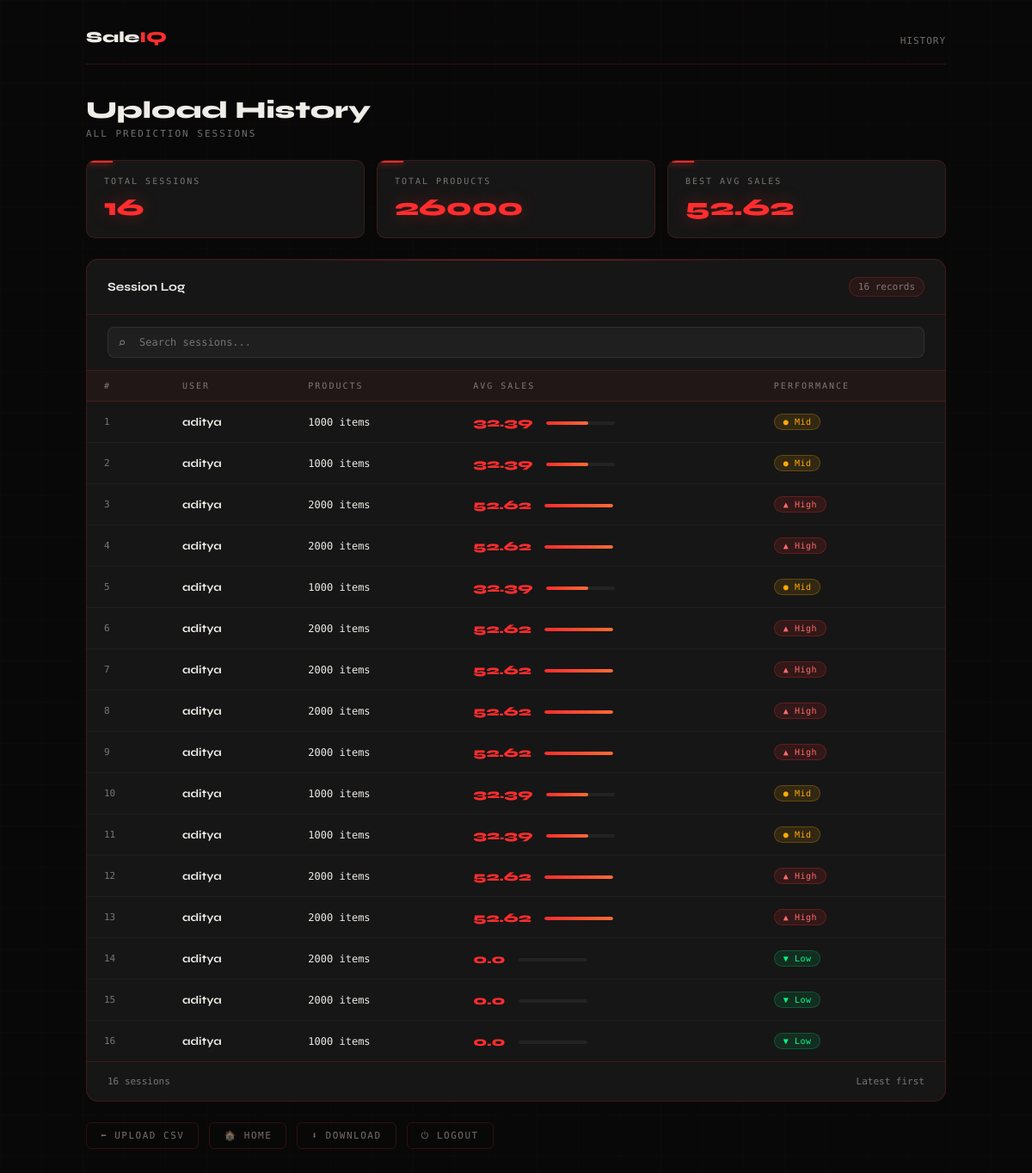
/history (signed in), run on an earlier commit of the app's database.
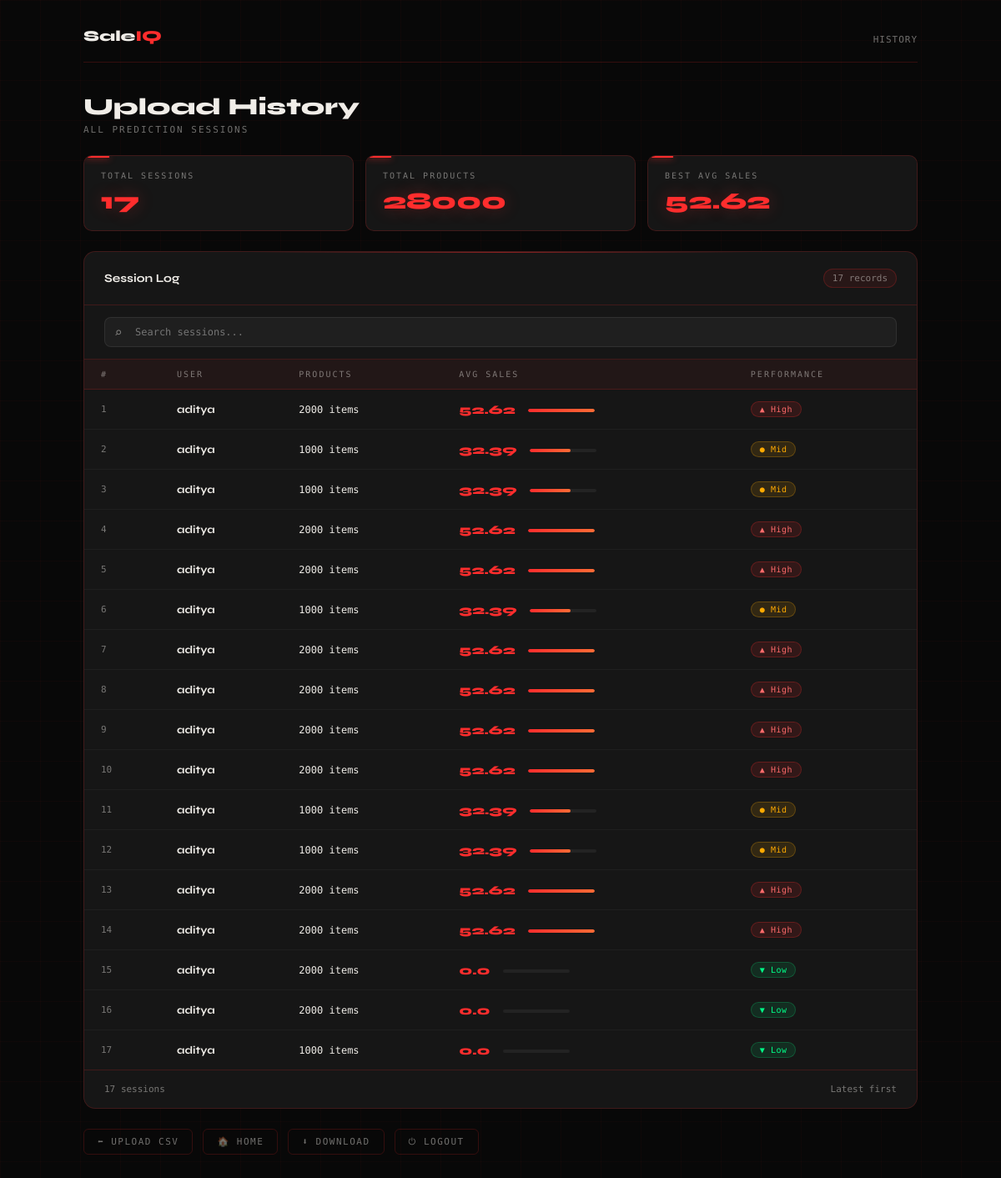
And on a later commit of the database.
### tables this page shows
CREATE TABLE history (
    id INTEGER PRIMARY KEY AUTOINCREMENT,
    username TEXT,
    total_rows INTEGER,
    avg_sales REAL,
    created_at TIMESTAMP DEFAULT CURRENT_TIMESTAMP
);

### app.py (the view)
@app.route('/history')
def history():
    if 'user' not in session:
        return redirect('/login')
    conn   = get_db()
    cursor = conn.cursor()
    cursor.execute("SELECT * FROM history WHERE username=?", (session['user'],))
    data = cursor.fetchall()
    conn.close()
    return render_template('history.html', data=data)

### mydb.py (called while the page is built)
def get_db():
    conn = sqlite3.connect("database.db")
    conn.row_factory = sqlite3.Row
    return conn

### templates/history.html (shortened to what this page needs)
<!DOCTYPE html>
<html lang="en">
<head>
</head>
<body>
<div class="wrapper">
  <header>
    <div class="logo">Sale<span>IQ</span></div>
    <div style="font-size:11px;color:var(--muted);letter-spacing:1px">HISTORY</div>
  </header>
  <div class="page-title">Upload History</div>
  <div class="page-sub">All prediction sessions</div>
  {% if data %}
  {% set best_avg = namespace(val=0) %}
  {% for row in data %}
    {% if row[3] > best_avg.val %}{% set best_avg.val = row[3] %}{% endif %}
  {% endfor %}
  <div class="summary-strip">
    <div class="summary-card">
      <div class="s-label">Total Sessions</div>
      <div class="s-value">{{ data|length }}</div>
    </div>
    <div class="summary-card">
      <div class="s-label">Total Products</div>
      <div class="s-value">{{ data|sum(attribute=2) }}</div>
    </div>
    <div class="summary-card">
      <div class="s-label">Best Avg Sales</div>
      <div class="s-value">{{ best_avg.val }}</div>
    </div>
  </div>
  <div class="table-card">
    <div class="table-header">
      <div class="table-title">Session Log</div>
      <div class="table-count">{{ data|length }} records</div>
    </div>
    <div class="search-box">
      <input type="text" id="searchInput" placeholder="Search sessions..."/>
    </div>
    <table id="historyTable">
      <thead>
        <tr>
          <th>#</th>
          <th>User</th>
          <th>Products</th>
          <th>Avg Sales</th>
          <th>Performance</th>
        </tr>
      </thead>
      <tbody id="tableBody">
        {% for row in data|reverse %}
        <tr style="animation-delay:{{ loop.index0 * 0.05 }}s">
          <td class="td-id">{{ loop.index }}</td>
          <td class="td-user">{{ row[1] }}</td>
          <td>{{ row[2] }} items</td>
          <td>
            <span class="td-avg">{{ row[3] }}</span>
            {% if best_avg.val > 0 %}
            <span class="mini-bar-track">
              <div class="mini-bar-fill" style="width:{{ ((row[3] / best_avg.val) * 100)|int }}%"></div>
            </span>
            {% endif %}
          </td>
          <td>
            {% if row[3] >= 40 %}
              <span class="badge-tier tier-high">▲ High</span>
            {% elif row[3] >= 20 %}
              <span class="badge-tier tier-mid">● Mid</span>
            {% else %}
              <span class="badge-tier tier-low">▼ Low</span>
            {% endif %}
          </td>
        </tr>
        {% endfor %}
      </tbody>
    </table>
    <div class="pagination">
      <span>{{ data|length }} sessions</span>
      <span>Latest first</span>
    </div>
  </div>
  {% endif %}
  <div class="nav-links">
    <a href="/upload">⬅ Upload CSV</a>
    <a href="/home">🏠 Home</a>
    <a href="/download">⬇ Download</a>
    <a href="/logout">⏻ Logout</a>
  </div>
</div>
</body>
</html>

What changed in the data, as far as the page shows it:
added history: username "aditya", total_rows "2000", avg_sales "52.62", shows "▲ High"
Also different on the page:
{{ data|length }}: "16" → "17"
{{ data|sum(attribute=2) }}: "26000" → "28000"
